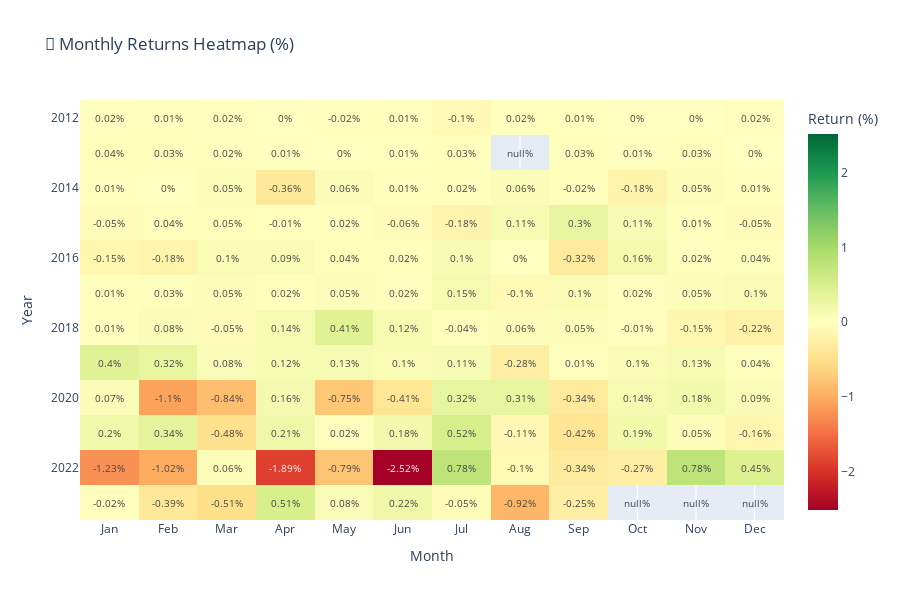

Notebook cell for this chart:
### Markdown cell above
## 📊 Monthly and Annual Returns Heatmap

Let's analyze the seasonality and consistency of returns across different time periods.

### Code cell
# Calculate monthly returns
pnl_df['Year'] = pnl_df['Date'].dt.year
pnl_df['Month'] = pnl_df['Date'].dt.month

# Group by year and month to get monthly P&L
monthly_pnl = pnl_df.groupby(['Year', 'Month'])['PnL'].sum().reset_index()

# Calculate monthly returns
monthly_pnl['Monthly_Return'] = monthly_pnl['PnL'] / starting_equity * 100

# Pivot for heatmap
heatmap_data = monthly_pnl.pivot(index='Year', columns='Month', values='Monthly_Return')

# Create heatmap
month_names = ['Jan', 'Feb', 'Mar', 'Apr', 'May', 'Jun', 
               'Jul', 'Aug', 'Sep', 'Oct', 'Nov', 'Dec']

fig = go.Figure(data=go.Heatmap(
    z=heatmap_data.values,
    x=month_names,
    y=heatmap_data.index,
    colorscale='RdYlGn',
    zmid=0,
    text=np.round(heatmap_data.values, 2),
    texttemplate='%{text}%',
    textfont={"size": 10},
    colorbar=dict(title="Return (%)")
))

fig.update_layout(
    title='📅 Monthly Returns Heatmap (%)',
    xaxis_title='Month',
    yaxis_title='Year',
    height=600,
    yaxis=dict(autorange='reversed')
)

fig.show()

# Calculate annual returns
annual_returns = pnl_df.groupby('Year')['PnL'].sum() / starting_equity * 100

print("\n📊 Annual Returns:")
print(annual_returns.to_string())
print(f"\nAverage Annual Return: {annual_returns.mean():.2f}%")
print(f"Best Year: {annual_returns.idxmax()} ({annual_returns.max():.2f}%)")
print(f"Worst Year: {annual_returns.idxmin()} ({annual_returns.min():.2f}%)")

### Figure 1 — Plotly figure (JSON) as saved in the notebook; plotly's stock layout.template omitted (floating-point values rounded to 4 significant figures; data arrays with more than 128 entries replaced by an {"elided": "..."} marker saying what was removed)
{"data": [{"colorbar": {"title": {"text": "Return (%)"}}, "colorscale": [[0, "rgb(165,0,38)"], [0.1, "rgb(215,48,39)"], [0.2, "rgb(244,109,67)"], [0.3, "rgb(253,174,97)"], [0.4, "rgb(254,224,139)"], [0.5, "rgb(255,255,191)"], [0.6, "rgb(217,239,139)"], [0.7, "rgb(166,217,106)"], [0.8, "rgb(102,189,99)"], [0.9, "rgb(26,152,80)"], [1, "rgb(0,104,55)"]], "text": {"elided": "12x12 float values"}, "textfont": {"size": 10}, "texttemplate": "%{text}%", "type": "heatmap", "x": ["Jan", "Feb", "Mar", "Apr", "May", "Jun", "Jul", "Aug", "Sep", "Oct", "Nov", "Dec"], "y": [2012, 2013, 2014, 2015, 2016, 2017, 2018, 2019, 2020, 2021, 2022, 2023], "z": {"elided": "12x12 float values"}, "zmid": 0}], "layout": {"height": 600, "title": {"text": "📅 Monthly Returns Heatmap (%)"}, "xaxis": {"title": {"text": "Month"}}, "yaxis": {"autorange": "reversed", "title": {"text": "Year"}}}}
